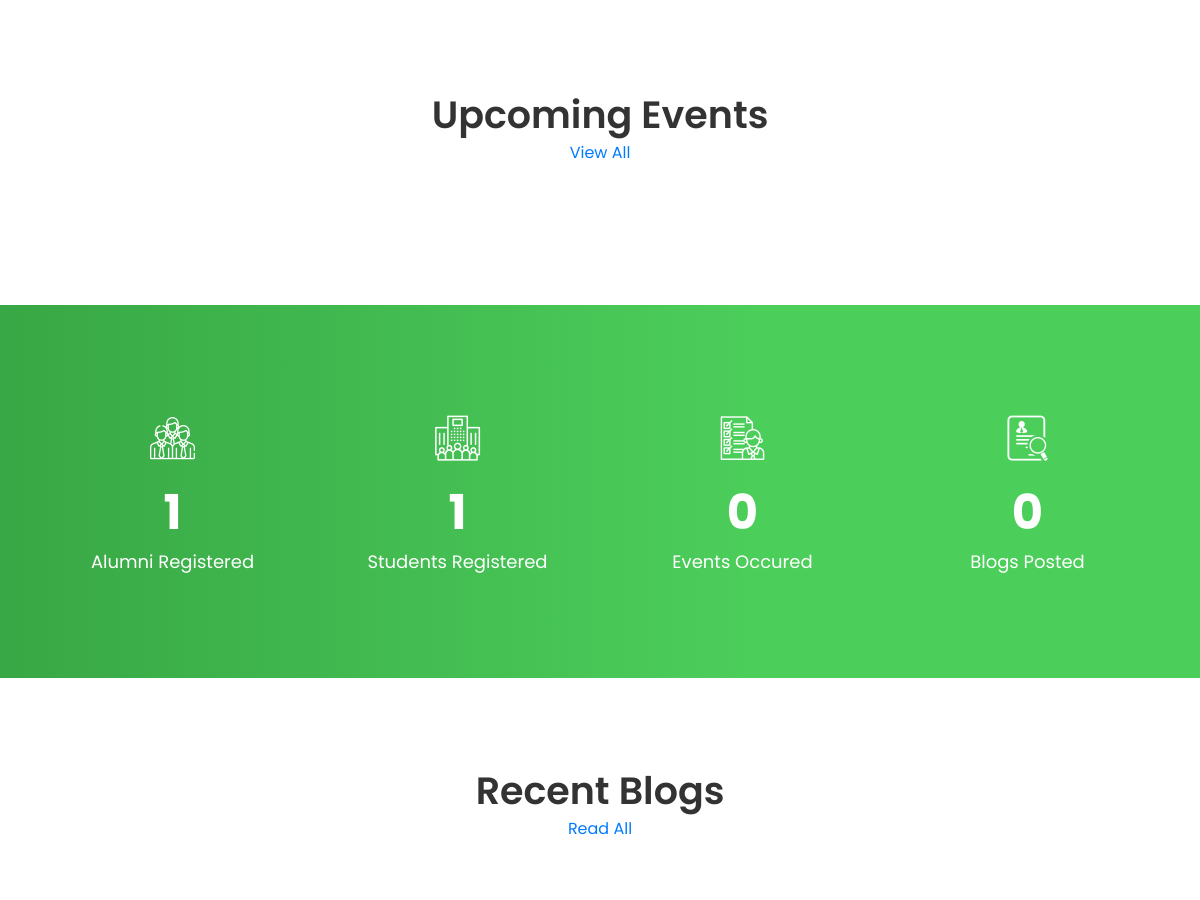
Page /homepage.php (middle part) on the earlier database version.
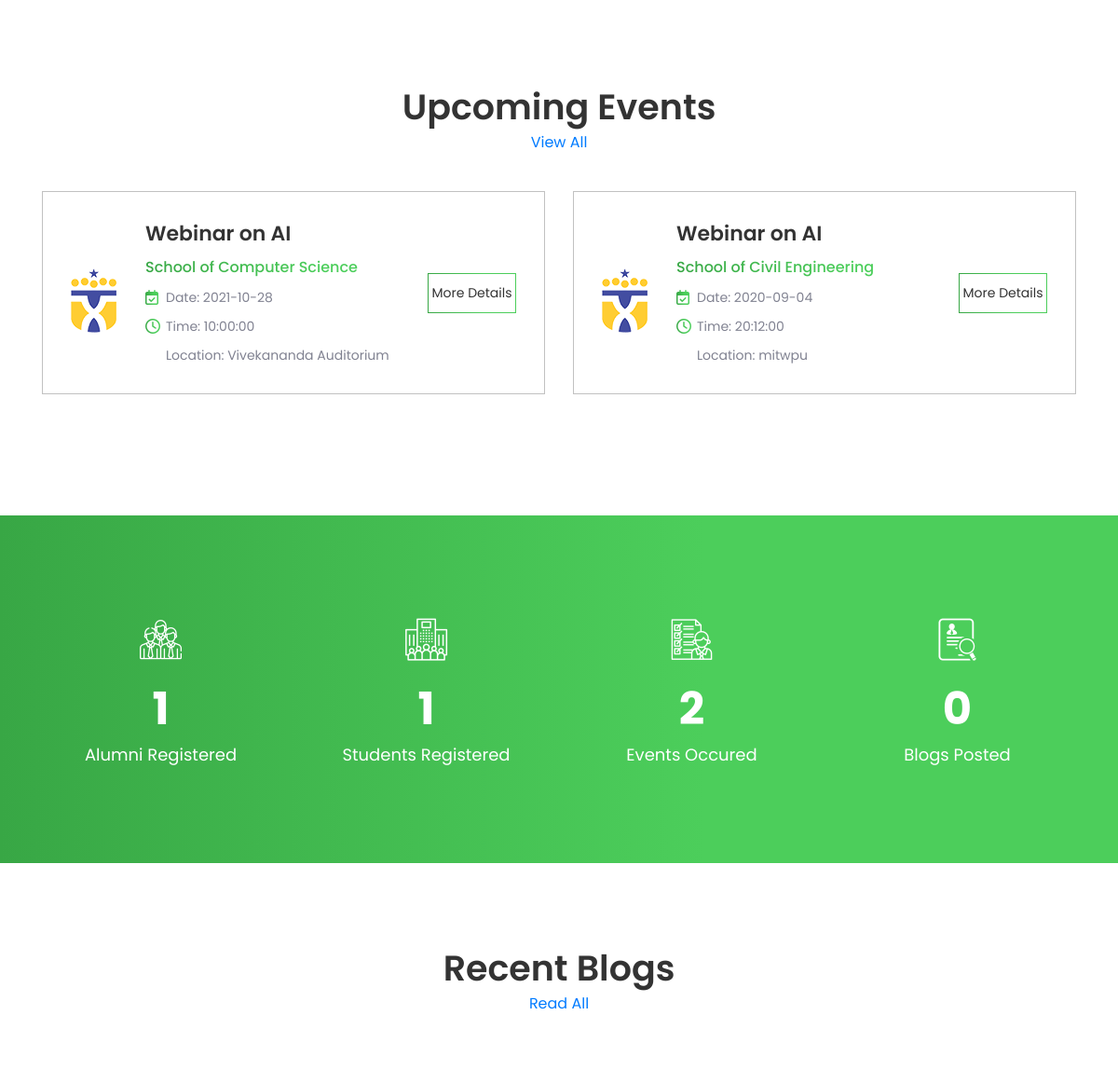
Same page on the later database version.
### tables this page shows
CREATE TABLE `tblevent` (
  `Eid` int(11) NOT NULL,
  `Ename` varchar(100) NOT NULL,
  `Location` varchar(100) NOT NULL,
  `Elink` varchar(100) NOT NULL,
  `Edate` date NOT NULL,
  `Etime` time NOT NULL,
  `Edescription` text NOT NULL,
  `CreatedUid` int(11) NOT NULL,
  `AlumniUid` int(11) NOT NULL,
  `Deptid` int(11) NOT NULL,
  `IsAccepted` tinyint(7) NOT NULL,
  `IsActive` tinyint(7) NOT NULL
);

CREATE TABLE `tbldepartment` (
  `Deptid` int(11) NOT NULL,
  `DeptName` varchar(100) NOT NULL
);

### homepage.php (the view, shortened to what the changed rows need)
<?php
    include_once("DbConnection.php");
?>
<!DOCTYPE html>
<html lang="zxx">
    <head>
        <?php include_once('cssLinks.php');?>
    </head>
    <body>
        <section class="job-area ptb-100">
            <div class="container">
                <div class="section-title">
                    <h2>Upcoming Events</h2>
                </div>
                <div id="container">
                    <div class="row">
                        <?php
                            $eventSelectQuery = "SELECT * from tblevent where IsActive=1 and IsAccepted=1 ORDER BY Eid DESC LIMIT 2";
                            $result_event = mysqli_query($con,$eventSelectQuery);
                            if($result_event->num_rows!=0)
                            {
                                while($row_event=$result_event->fetch_array())
                                {
                                    $eventId = $row_event['Eid'];
                                    $eventName = $row_event['Ename'];
                                    $eventDate = $row_event['Edate'];
                                    $eventTime = $row_event['Etime'];
                                    $eventLocation = $row_event['Location'];
                                    $dept = $row_event['Deptid'];
                        ?>
                        <div class="col-lg-6 mix web ui">
                            <div class="job-item">
                                <img src="assets/img/home-1/jobs/2.png" alt="Job">
                                <div class="job-inner align-items-center">
                                    <div class="job-inner-left">
                                        <h3><?php echo $eventName; ?></h3>
                                        <?php
                                            $deptQry = "SELECT * from tbldepartment where Deptid=$dept";
                                            $dept_exe = mysqli_query($con,$deptQry) or die(mysqli_error($con));
                                            $select_dept = mysqli_fetch_array($dept_exe);
                                            $deptName = $select_dept['DeptName'];
                                        ?>
                                        <a href="company-details.html"><?php echo $deptName?></a>
                                        <ul>
                                            <li>
                                                <i class="far fa-calendar-check"></i>
                                                Date: <?php echo $eventDate; ?>
                                            </li>
                                            <li>
                                                <i class="far fa-clock"></i>
                                                Time: <?php echo $eventTime; ?>
                                            </li>
                                            <li>
                                                <i class="icofont-location-pin"></i>
                                                Location: <?php echo $eventLocation; ?>
                                            </li>
                                        </ul>
                                    </div>
                                    <div class="job-inner-right">
                                        <ul>
                                            <li>
                                                <a href="eventDetails.php?Eid=<?php echo $eventId; ?>">More Details</a>
                                            </li>
                                        </ul>
                                    </div>
                                </div>
                            </div>
                        </div>
                        <?php
                                }
                            }
                        ?>
                    </div>
                </div>
            </div>
        </section>
        <div class="counter-area pt-100 pb-70">
            <div class="container">
                <div class="row">
                    <div class="col-6 col-sm-3 col-lg-3">
                        <div class="counter-item">
                            <?php
                                $EventCount="Select count(*) as eventcount from tblevent";
                                $ExeEventCount=mysqli_query($con,$EventCount) or die(mysqli_error($con));
                                $FetchEventCount=mysqli_fetch_array($ExeEventCount);
                            ?>
                            <h3><span class="counter"><?php echo $FetchEventCount['eventcount'];?></span></h3>
                        </div>
                    </div>
                </div>
            </div>
        </div>
        <br><br><br><br>
        <section class="container">
                <div class="section-title">
                    <h2>Recent Blogs</h2>
                </div>
                <br>
        </section>
    </body>
</html>

Differences in the rows shown:
added tblevent: Ename "Webinar on AI", Deptid.DeptName "School of Computer Science", Edate "2021-10-28", Etime "10:00:00", Location "Vivekananda Auditorium"
added tblevent: Ename "Webinar on AI", Deptid.DeptName "School of Civil Engineering", Edate "2020-09-04", Etime "20:12:00", Location "mitwpu"
Other differences:
$FetchEventCount['eventcount']: "0" → "2"
